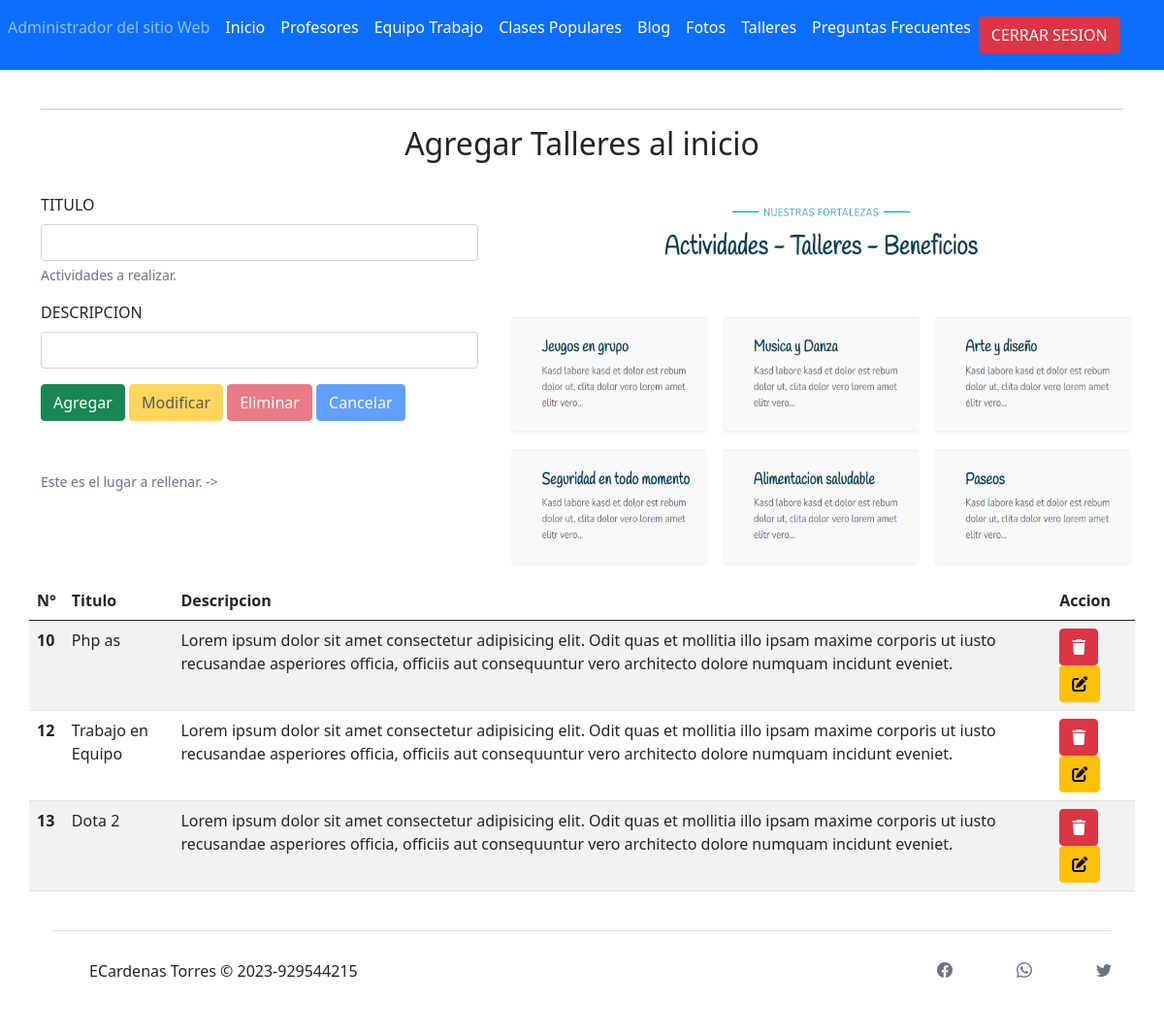
The app's page /administrador/seccion/tallerActividad.php (signed in), older data.
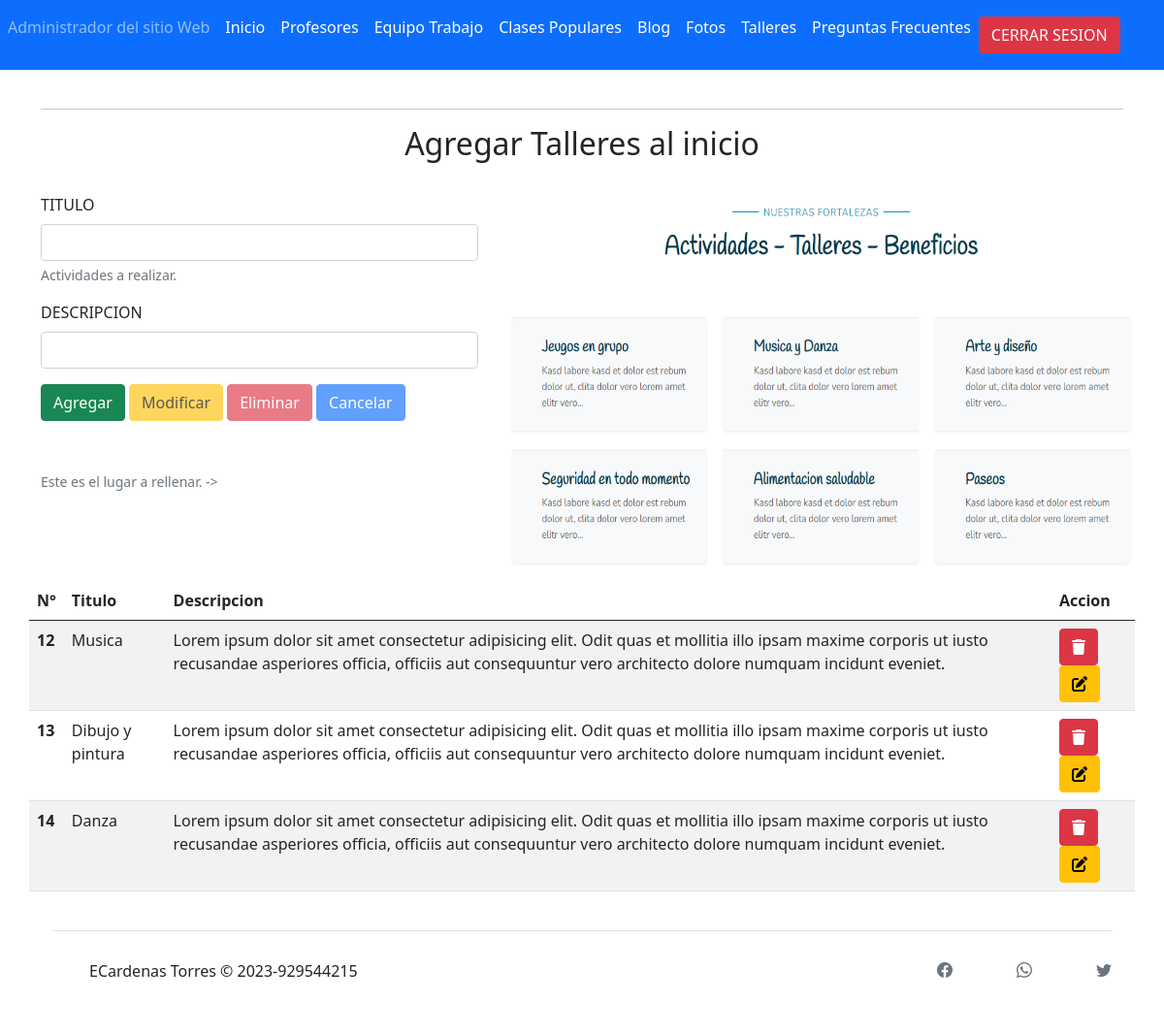
The same page, newer data.
### tables this page shows
CREATE TABLE `talleres` (
  `id` int(11) NOT NULL,
  `titulo` varchar(255) NOT NULL,
  `descripcion` varchar(255) NOT NULL
);

### administrador/seccion/code/code_taller.php (called while the page is built, shortened)
<?php
    $txtTitulo = (isset($_POST['txtTitulo']))?$_POST['txtTitulo']:"";
    $txtDescripcion = (isset($_POST['txtDescripcion']))?$_POST['txtDescripcion']:"";
    $accionAgregar = "";
    $accionModificar = $accionEliminar = $accionCancelar = "disabled";
    include "../config/PDO.php";
    $sentencia = $conexion -> prepare("SELECT * FROM talleres");
    $sentencia -> execute();
    $listaEmpleados = $sentencia -> fetchAll(PDO::FETCH_ASSOC);
?>

### administrador/seccion/tallerActividad.php (the view, shortened to what this page needs)
<?php
include("template/cabecera.php");
?>
<?php
require "code/code_taller.php";
?>
<body>
    <div class="container-fluid">
        <hr>
        <h2 class="text-center">Agregar Talleres al inicio</h2>
        <br>
    </div>
    <br>
    <div class="container col-5">
        <form method="POST">
            <div class="mb-3">
                <label for="exampleInputEmail1" class="form-label">TITULO</label>
                <input type="text" class="form-control" value="<?php echo $txtTitulo; ?>" name="txtTitulo" required>
                <div id="emailHelp" class="form-text">Actividades a realizar.</div>
            </div>
            <div class="mb-3">
                <label for="exampleInputPassword1" class="form-label">DESCRIPCION</label>
                <input type="text" class="form-control" value="<?php echo $txtDescripcion; ?>" name="txtDescripcion" required>
            </div>
            <button value="btn1Agregar" <?php echo $accionAgregar; ?> type="submit" name="accion" class="btn btn-success">Agregar</button>
            <button value="btn2Modificar" <?php echo $accionModificar; ?> type="submit" name="accion" class="btn btn-warning">Modificar</button>
            <button value="btn3Eliminar" <?php echo $accionEliminar; ?> type="submit" name="accion" class="btn btn-danger">Eliminar</button>
            <button value="btn4Cancelar" <?php echo $accionCancelar; ?> type="submit" name="accion" class="btn btn-primary">Cancelar</button>
            <br><br><br>
            <div id="emailHelp" class="form-text">Este es el lugar a rellenar. -></div>
            <br>
        </form>
        <br><br>
    </div>
    <div class="container col-7">
        <img src="../../img/Captura.PNG" alt="" width="670px" height="400px">
    </div>
    <table class="table table-striped table-hover table_id" id="tabla">
        <thead>
            <tr>
                <th scope="col">N°</th>
                <th scope="col">Titulo</th>
                <th scope="col">Descripcion</th>
                <th scope="col">Accion</th>
            </tr>
        </thead>
        <?php foreach ($listaEmpleados as $empleado) {  ?>
            <tr>
                <th scope="row"><?php echo $empleado['id']; ?></th>
                <td><?php echo $empleado['titulo']; ?></td>
                <td><?php echo $empleado['descripcion']; ?></td>
                <td>
                    <form action="" method="POST">
                        <button value="btn3Eliminar" type="submit" name="accion" class="btn btn-danger" onclick="return ConfirmDelete()"><i class="fa-sharp fa-solid fa-trash"></i></button>
                        <button value="Seleccionar" type="submit" name="accion" class="btn btn-small btn-warning"><i class="fa-solid fa-pen-to-square"></i></button>
                    </form>
                </td>
            </tr>
        <?php } ?>
    </table>
</body>
<?php
include("template/pie.php");
?>

### administrador/seccion/template/cabecera.php (shortened to what this page needs)
<!DOCTYPE html>
<html lang="en">
<head>
    <link href="https://cdn.jsdelivr.net/npm/bootstrap@5.0.2/dist/css/bootstrap.min.css" rel="stylesheet">
    <link rel="stylesheet" href="https://cdn.jsdelivr.net/npm/bootstrap-icons@1.10.5/font/bootstrap-icons.css">
    <link href="https://unpkg.com/vanilla-datatables@latest/dist/vanilla-dataTables.min.css" rel="stylesheet" type="text/css">
</head>
<body>
    <nav class="navbar navbar-expand navbar-dark bg-primary">
        <div class="nav navbar-nav">
            <a href="inicio.php">
                <p class="nav-item nav-link">Administrador del sitio Web</p>
            </a>
            <a href="inicio.php" class="nav-item nav-link active">Inicio</a>
            <a href="eventos.php" class="nav-item nav-link active">Profesores</a>
            <a href="equipoTrabajo.php" class="nav-item nav-link active">Equipo Trabajo</a>
            <a href="clases_populares.php" class="nav-item nav-link active">Clases Populares</a>
            <a href="blog.php" class="nav-item nav-link active">Blog</a>
            <a href="productos.php" class="nav-item nav-link active">Fotos</a>
            <a href="tallerActividad.php" class="nav-item nav-link active">Talleres</a>
            <a href="preguntas_frecuentes.php" class="nav-item nav-link active">Preguntas Frecuentes</a>
        </div>
        <a class="btn btn-danger" href="../controlador/controlador_cerrar_sesion.php" onclick="return ConfirmClose()" role="button">CERRAR SESION</a>
    </nav>
    <div class="container">
        <br>
        <div class="row">

### administrador/seccion/template/pie.php (shortened to what this page needs)
</div>
<div class="container">
  <footer class="d-flex flex-wrap justify-content-between align-items-center py-3 my-4 border-top">
    <div class="col-md-4 d-flex align-items-center">
      <a href="/" class="mb-3 me-2 mb-md-0 text-muted text-decoration-none lh-1">
        <svg class="bi" width="30" height="24">
          <use xlink:href="#bootstrap" />
        </svg>
      </a>
      <span class="mb-3 mb-md-0">ECardenas Torres &copy; 2023-929544215</span>
    </div>
    <ul class="nav col-md-4 justify-content-end list-unstyled d-flex">
      <li class="ms-3"><a class="text-muted" href="#"><svg class="bi" width="50" height="50"><i class="bi bi-facebook"></i></svg></a></li>
      <li class="ms-3"><a class="text-muted" href="#"><svg class="bi" width="50" height="50"><i class="bi bi-whatsapp"></i></svg></a></li>
      <li class="ms-3"><a class="text-muted" href="#"><svg class="bi" width="50" height="50"><i class="bi bi-twitter"></i></svg></a></li>
    </ul>
  </footer>
</div>
</div>
</body>
</html>

Row changes from the older to the newer data that the page shows:
removed talleres: id "10", titulo "Php as", descripcion "Lorem ipsum dolor sit amet consectetur adipisicing elit. Odit quas et mollitia illo ipsam maxime corporis ut iusto recusandae asperiores officia, officiis aut consequuntur vero architecto dolore numquam incidunt eveniet."
changed talleres id 12: titulo "Trabajo en Equipo" → "Musica"
changed talleres id 13: titulo "Dota 2" → "Dibujo y pintura"
added talleres: id "14", titulo "Danza", descripcion "Lorem ipsum dolor sit amet consectetur adipisicing elit. Odit quas et mollitia illo ipsam maxime corporis ut iusto recusandae asperiores officia, officiis aut consequuntur vero architecto dolore numquam incidunt eveniet."
